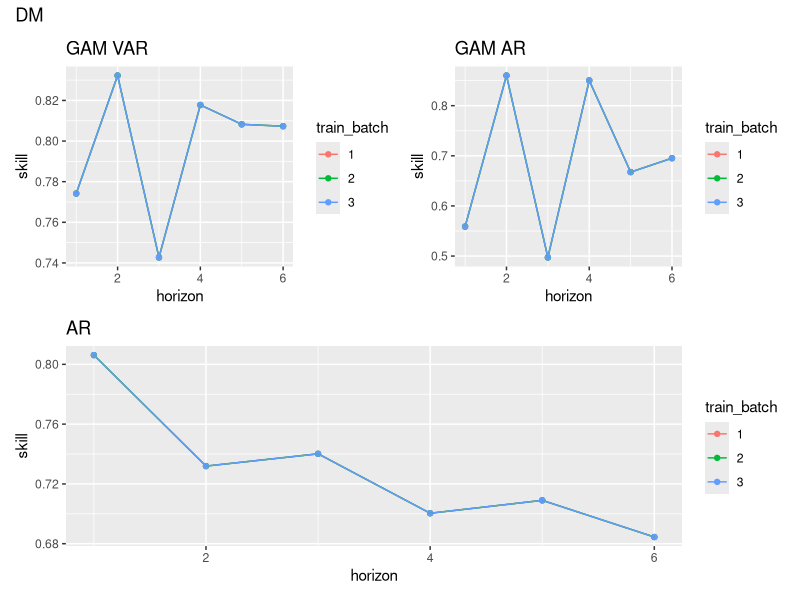
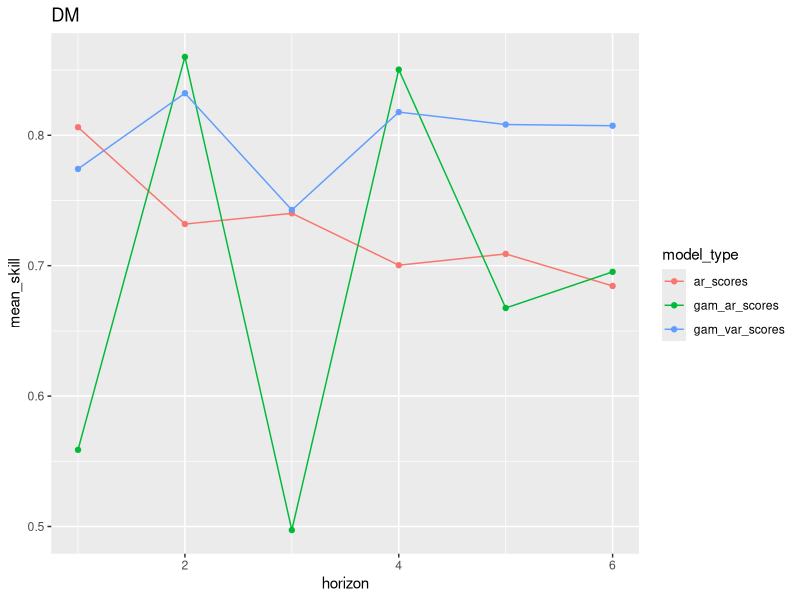

These figures' R source, in order: (Note: this script raises an error after producing the figures.)
library(dplyr)
library(ggplot2)
library(patchwork)

skills = read.csv("model_skills.csv", stringsAsFactors = FALSE)
skills$train_batch = as.factor(skills$train_batch)

plot_skills_by_start = function(data, sp){
p1 =  ggplot(data = filter(data, species == sp & model_type == "gam_var_scores"), aes(horizon, skill, color=train_batch)) + 
  geom_point() + geom_line() + ggtitle("GAM VAR")
p2 =  ggplot(data = filter(data, species == sp & model_type == "gam_ar_scores"), aes(horizon, skill, color=train_batch)) + 
  geom_point() + geom_line() + ggtitle("GAM AR")
p3 = ggplot(data = filter(data, species == sp & model_type == "ar_scores"), aes(horizon, skill, color=train_batch)) + 
  geom_point() + geom_line() + ggtitle("AR")

patchwork = (p1 | p2) / p3
patchwork + plot_annotation(title = sp)
}

plot_skills_by_start(skills, "DM")


data = skills |> group_by(model_type, species, horizon) |> summarise(mean_skill = mean(skill), 
                                                                   sd_value = sd(skill))
# plot_skills_by_species = 
sp = "DM"
ggplot(data = filter(data, species == sp), aes(horizon, mean_skill, color=model_type)) + 
  geom_point() + geom_line() + ggtitle(sp)
p1  

data = skills
sp = "DM"
species_gamvar = data |> filter(species == sp & model_type == "gam_var_scores")
ggplot(data = species_gamvar, aes(horizon, skill, color=train_batch)) + 
  geom_point() + geom_line() + ggtitle("GAM VAR")

p2 =  ggplot(data = filter(data, species == sp & model_type == "gam_ar_scores"), aes(horizon, skill, color=train_batch)) + 
  geom_point() + geom_line() + ggtitle("GAM AR")
p3 = ggplot(data = filter(data, species == sp & model_type == "ar_scores"), aes(horizon, skill, color=train_batch)) + 
  geom_point() + geom_line() + ggtitle("AR")
